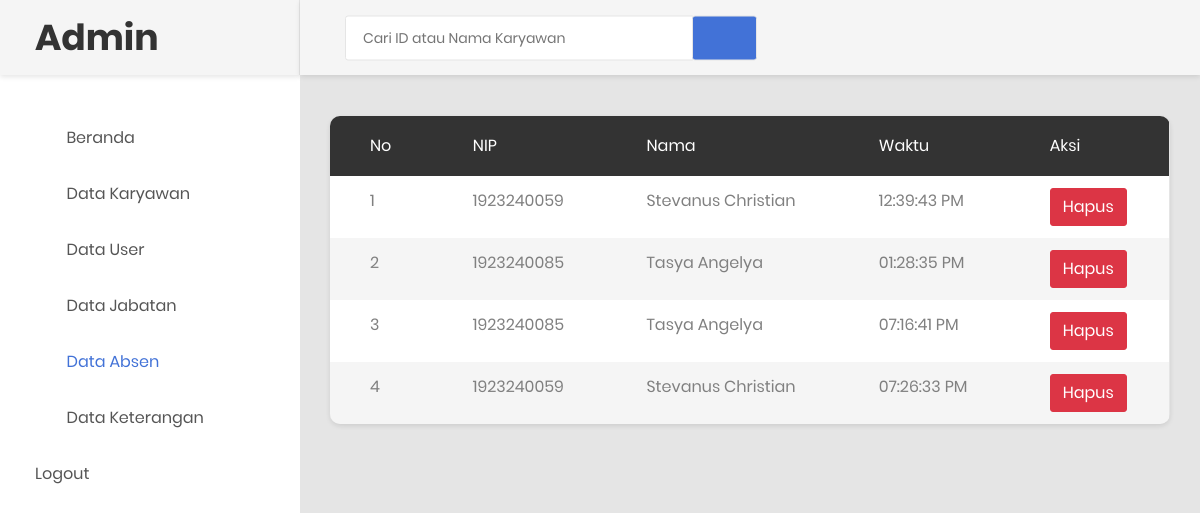
The app's page /prospenab.php (signed in), older data.
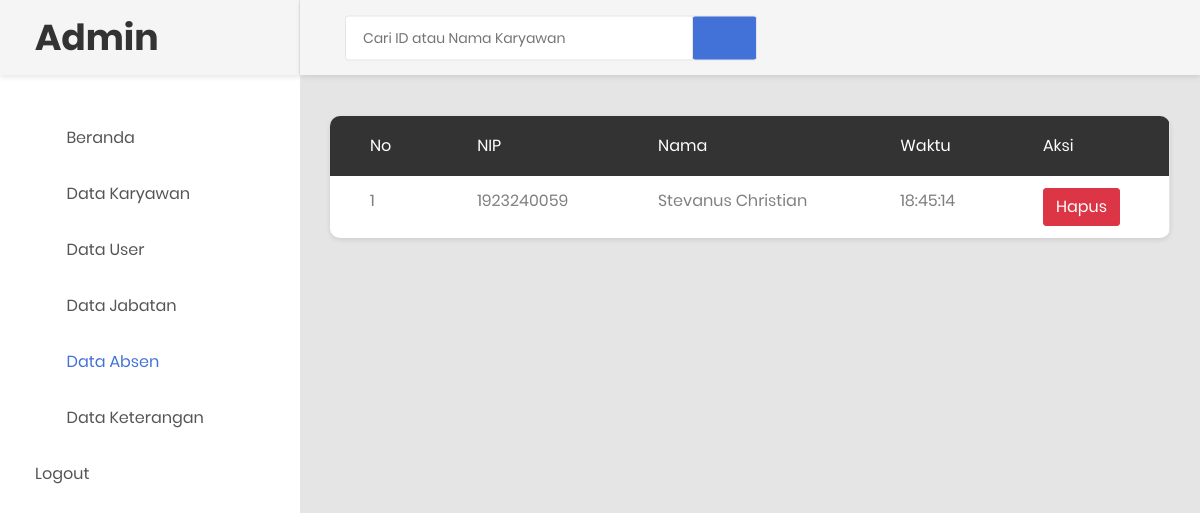
The same page, newer data.
### tables this page shows
CREATE TABLE `tb_absen` (
  `id` int(11) NOT NULL,
  `id_karyawan` int(11) NOT NULL,
  `nama` varchar(255) NOT NULL,
  `hari` varchar(250) NOT NULL,
  `tanggal` varchar(250) NOT NULL,
  `waktu` varchar(255) NOT NULL,
  `status_absen` varchar(100) NOT NULL,
  `latitude` varchar(250) NOT NULL,
  `longitude` varchar(250) NOT NULL
);

### prospenab.php (the view, shortened to what the changed rows need)
<?php
require_once("koneksi.php");
 ?>
<!DOCTYPE html>
<html lang="en">
<head>
     <link rel="stylesheet" href="https://maxcdn.bootstrapcdn.com/bootstrap/4.5.2/css/bootstrap.min.css">
    <link rel="stylesheet" type="text/css" href="css/bootstrap.css" media="all">
    <link href="css/font-face.css" rel="stylesheet" media="all">
    <link href="vendor/font-awesome-4.7/css/font-awesome.min.css" rel="stylesheet" media="all">
    <link href="vendor/font-awesome-5/css/fontawesome-all.min.css" rel="stylesheet" media="all">
    <link href="vendor/mdi-font/css/material-design-iconic-font.min.css" rel="stylesheet" media="all">
    <link href="vendor/bootstrap-4.1/bootstrap.min.css" rel="stylesheet" media="all">
    <link href="vendor/animsition/animsition.min.css" rel="stylesheet" media="all">
    <link href="vendor/bootstrap-progressbar/bootstrap-progressbar-3.3.4.min.css" rel="stylesheet" media="all">
    <link href="vendor/wow/animate.css" rel="stylesheet" media="all">
    <link href="vendor/css-hamburgers/hamburgers.min.css" rel="stylesheet" media="all">
    <link href="vendor/slick/slick.css" rel="stylesheet" media="all">
    <link href="vendor/select2/select2.min.css" rel="stylesheet" media="all">
    <link href="vendor/perfect-scrollbar/perfect-scrollbar.css" rel="stylesheet" media="all">
    <link href="css/theme.css" rel="stylesheet" media="all">
</head>
<body class="animsition">
    <div class="page-wrapper">
        <aside class="menu-sidebar d-none d-lg-block">
            <div class="logo">
                <a href="#">
                    <h1>Admin</h1>
                </a>
            </div>
        </aside>
        <div class="page-container">
            <div class="main-content">
                <div class="section__content section__content--p30">
                    <div class="container-fluid">
                        <div class="row">
                                <div class="table-responsive table--no-card m-b-30">
                                    <table class="table table-borderless table-striped table-earning">
                                        <thead>
                                            <tr>
                                                <th>No</th>
                                                <th>NIP</th>
                                                <th>Nama</th>
                                                <th>Waktu</th>
                                                <th>Aksi</th>
                                            </tr>
                                        </thead>
                                        <tbody>
                                              <?php
                                            $cari = $_POST['cari'];
                                            $sql = "SELECT * FROM tb_absen WHERE id_karyawan LIKE '%$cari%' OR nama LIKE '%$cari%'";
                                            $query = mysqli_query($koneksi, $sql);
                                            $no = 1;
                                            while ($row = mysqli_fetch_array($query)) {
                                             ?>
                                            <tr>
                                                <td><?php echo $no ?></td>
                                                <td><?php echo $row['id_karyawan']; ?></td>
                                                <td><?php echo $row ['nama']; ?></td>
                                                <td><?php echo $row['waktu']; ?></td>
                                                <td> <a href="absen/hapus_absen.php?id=<?php echo $row['id']; ?>"><button class="btn btn-danger" onclick="return confirm('yakin ingin dihapus?');">Hapus</button></a></td>
                                            </tr>
                                           <?php
                                           $no++;
                                       }
                                            ?>
                                        </tbody>
                                    </table>
                                </div>
                            </div>
                </div>
            </div>
        </div>
    </div>
</body>
</html>

Row changes from the older to the newer data that the page shows:
removed tb_absen: id_karyawan "1923240059", nama "Stevanus Christian", waktu "12:39:43 PM"
removed tb_absen: id_karyawan "1923240085", nama "Tasya Angelya", waktu "01:28:35 PM"
removed tb_absen: id_karyawan "1923240085", nama "Tasya Angelya", waktu "07:16:41 PM"
removed tb_absen: id_karyawan "1923240059", nama "Stevanus Christian", waktu "07:26:33 PM"
added tb_absen: id_karyawan "1923240059", nama "Stevanus Christian", waktu "18:45:14"
